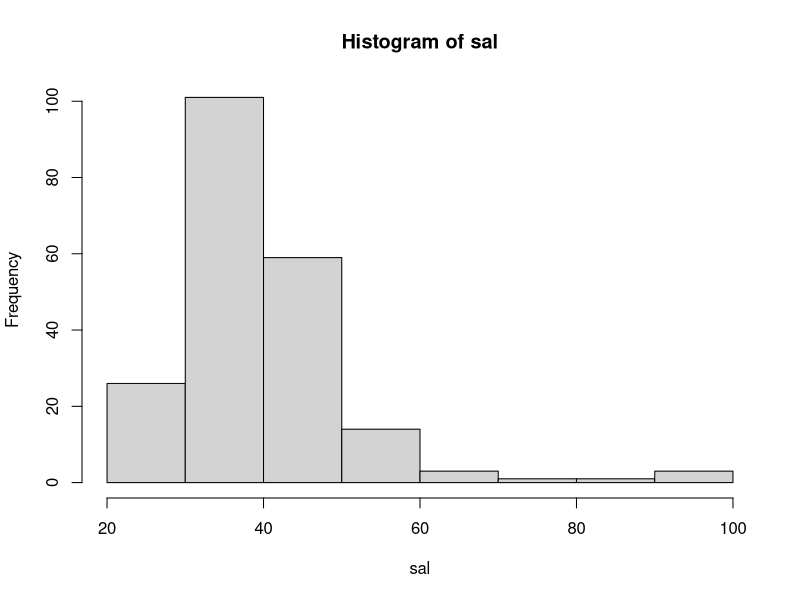
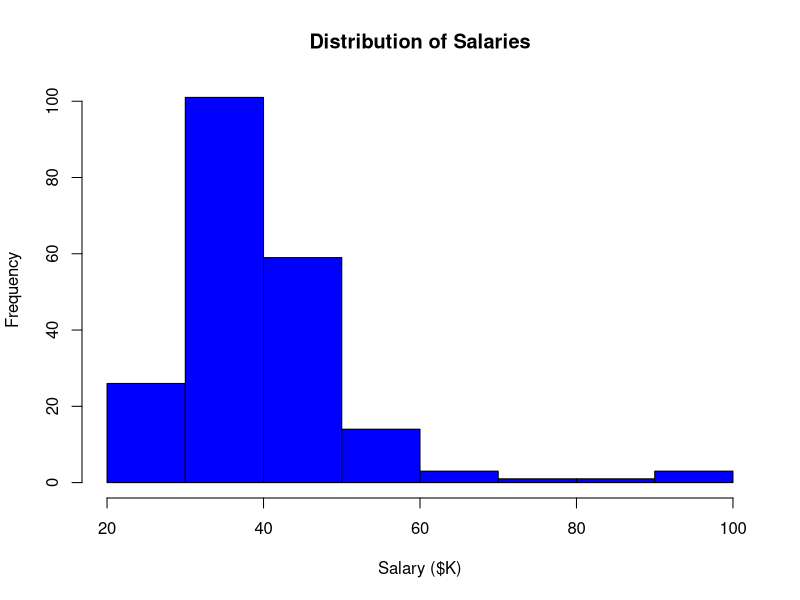
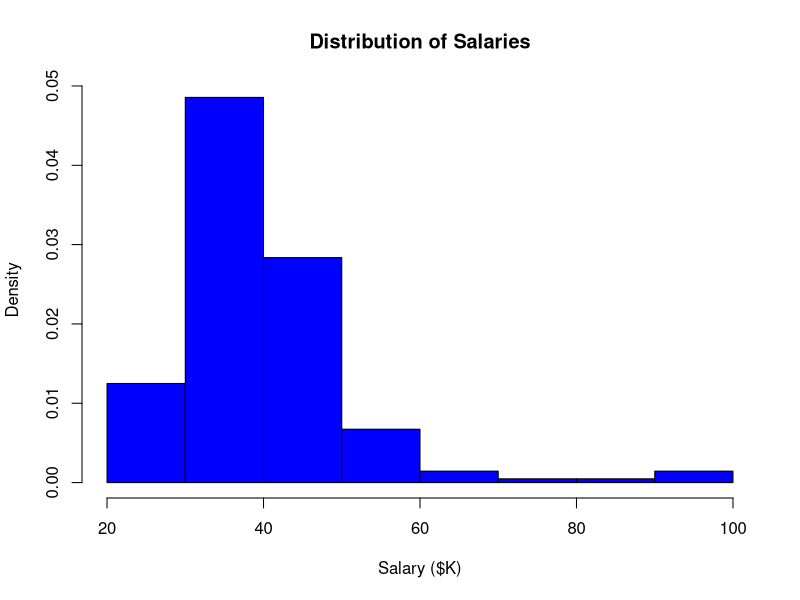
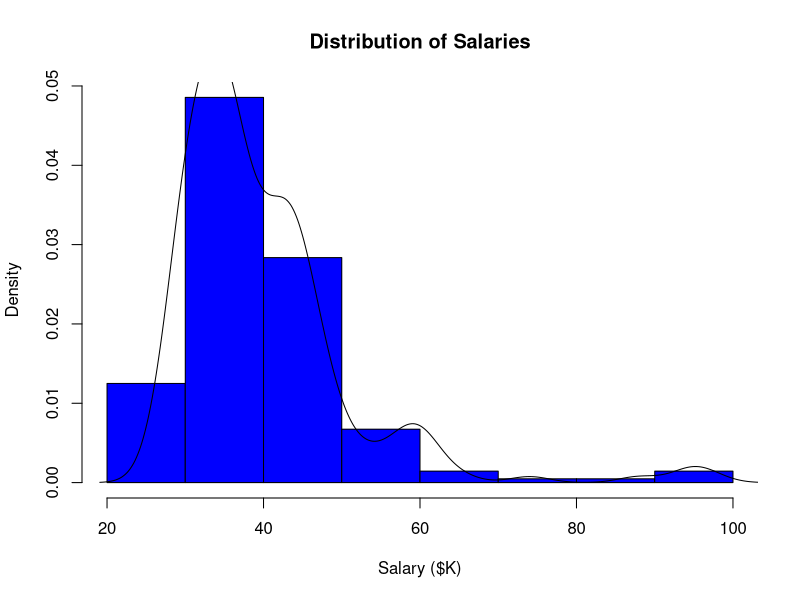
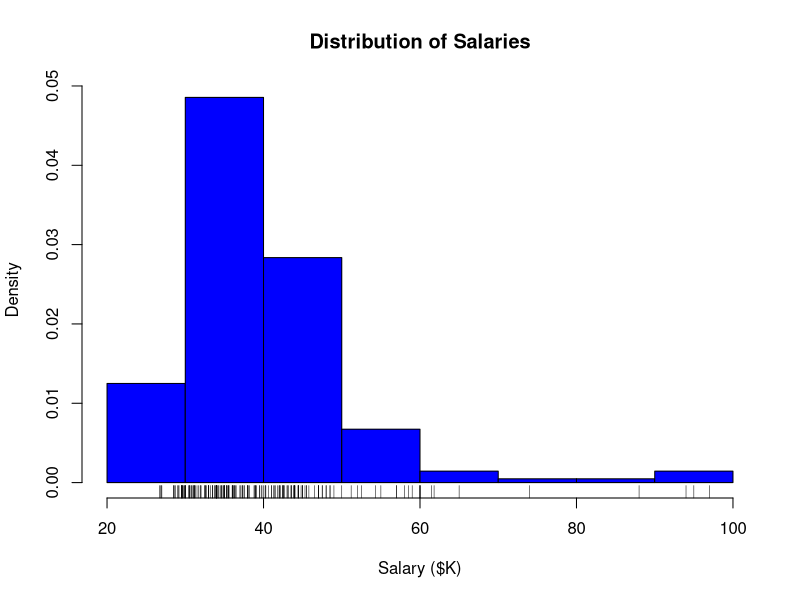
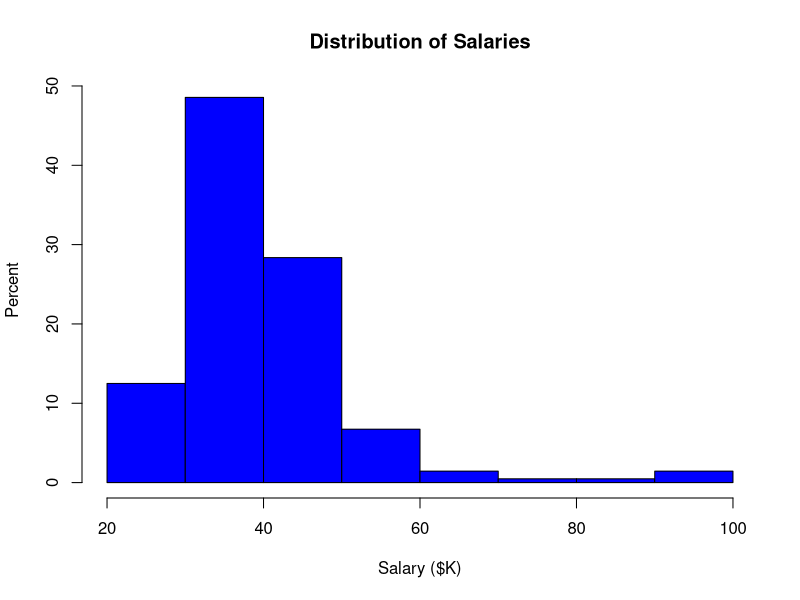
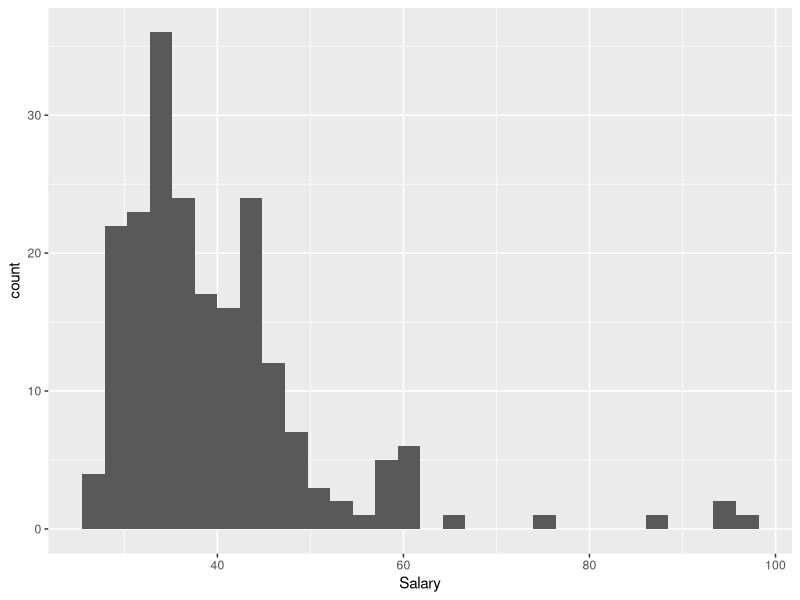
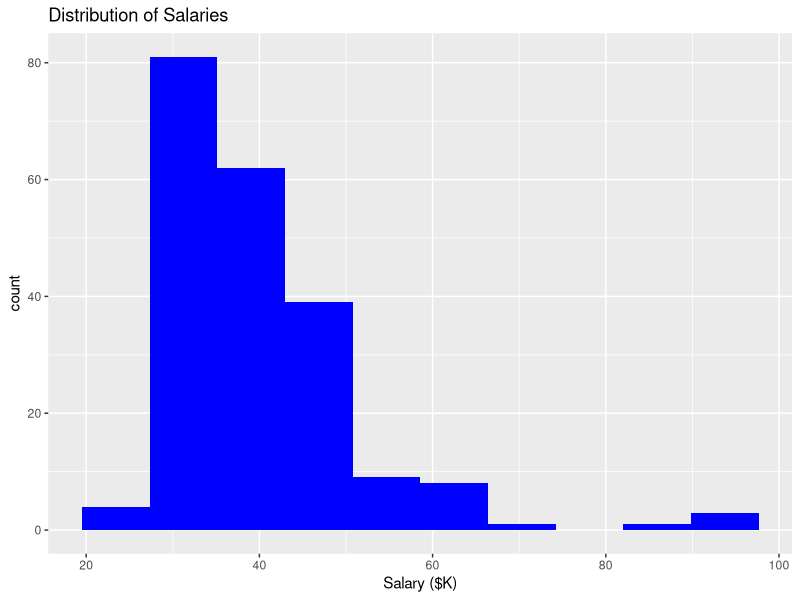

Reproduce these figures in R, in order.
## ---- chunk 1
knitr::opts_chunk$set(echo = TRUE)
library(tidyverse)
Bank <- read_csv("Data/Bank.csv")
## ---- chunk 2
  sal <- Bank$Salary
## ---- chunk 3
min(sal)
max(sal)
mean(sal)
median(sal)
range(sal)
## ---- chunk 4
max(sal)/median(sal)
## ---- chunk 5
hist(sal)
## ---- chunk 6
hist(sal,
     main="Distribution of Salaries",
     xlab="Salary ($K)",
     col="blue")
## ---- chunk 7
hist(sal,
     main="Distribution of Salaries",
     xlab="Salary ($K)",
     col="blue",
     freq=FALSE)
## ---- chunk 8
hist(sal, main="Distribution of Salaries",
    xlab="Salary ($K)",
    col="blue",
    freq=FALSE)
lines(density(sal))
## ---- chunk 9
hist(sal, main="Distribution of Salaries",
     xlab="Salary ($K)",
     col="blue",
     freq=FALSE)
rug(sal)
## ---- chunk 10
h <- hist(sal, plot=FALSE)
h$density = h$counts/sum(h$counts) * 100
plot(h, main="Distribution of Salaries",
     xlab="Salary ($K)",
     ylab="Percent",
     col="blue",
     freq=FALSE)
## ---- chunk 11
  library(ggplot2)  ## not necessary because we have already loaded the tidyverse
  ggplot(data=Bank) +
    geom_histogram(mapping=aes(x=Salary))
## ---- chunk 12
  ggplot(data=Bank) +
    geom_histogram(mapping=aes(x=Salary), bins=10, fill="blue") +
    ggtitle("Distribution of Salaries") +
    xlab("Salary ($K)")
## ---- chunk 13
ggplot(data=Bank) +
  geom_histogram(mapping=aes(x=Salary, y=..count../sum(..count..)*100), bins=10, fill="blue") +
  ggtitle("Distribution of Salaries") +
  xlab("Salary ($K)") +
  ylab("Percent")
## ---- chunk 14
boxplot(sal)
## ---- chunk 15
boxplot(sal, horizontal=TRUE,
        main="Distribution of Salaries",
        xlab="Salary ($K)")
## ---- chunk 16
  ggplot(data=Bank) +
    geom_boxplot(mapping=aes(x="", y=Salary))
